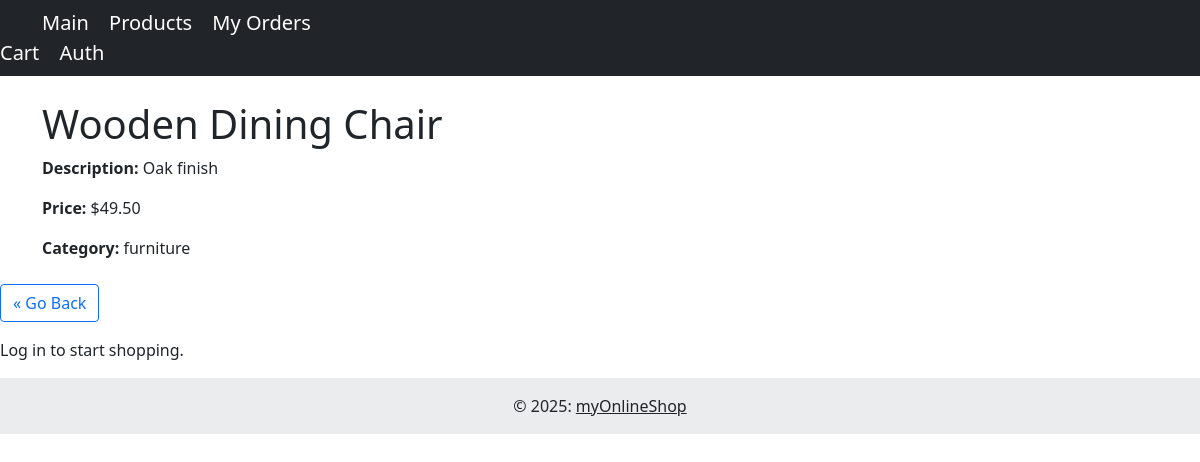
Screenshot of /product?product_id=24 with the database file from the repository.
### tables this page shows
CREATE TABLE `products`
(
    `id`          int(11)        NOT NULL,
    `name`        varchar(30) DEFAULT NULL,
    `category_id` int(11)        NOT NULL,
    `description` text           NOT NULL,
    `price`       decimal(11, 2) NOT NULL
);

CREATE TABLE `categories`
(
    `id`       int(11)     NOT NULL,
    `category` varchar(40) NOT NULL
);

### config/Database.php (called while the page is built, shortened)
<?php
class Database
{
    private static ?mysqli $instance = null;
    public static function db_connect(): mysqli
    {
        if (self::$instance === null) {
            $host = getenv('DB_HOST') ?: '127.0.0.1';
            $user = getenv('DB_USER') ?: 'root';
            $pass = getenv('DB_PASS') ?: '';
            $name = getenv('DB_NAME') ?: 'shop';
            $port = getenv('DB_PORT') ?: 3306;
            self::$instance = new mysqli($host, $user, $pass, $name, $port);
            self::$instance->set_charset("utf8");
        }
        return self::$instance;
    }
    public static function db_fetch_all(string $query, array $params = []): array
    {
        $stmt = self::$instance->prepare($query);
        if (!$stmt->execute()) {
            die("Failed to execute query: " . $stmt->error);
        }
        $stmt_result = $stmt->get_result();
        $result = $stmt_result->fetch_all(MYSQLI_ASSOC);
        return $result;
    }
    public static function db_fetch_single($query, $parameter_type, $parameter)
    {
        $stmt = self::$instance->prepare($query);
        $stmt->bind_param($parameter_type, $parameter);
        if (!$stmt->execute()) {
            die("Failed to execute query: " . $stmt->error);
        }
        $stmt_result = $stmt->get_result();
        $result = $stmt_result->fetch_assoc();
        return $result;
    }
}

### app/pages/product.php (the view, shortened to what this page needs)
<?php
include_once(__DIR__ . "/../templates/index_header.php");
$product_id = $_GET['product_id'];
$product = Database::db_fetch_single("SELECT * FROM products WHERE id = ?", "i", $product_id);
$categories = Database::db_fetch_all("SELECT * FROM categories");
if ($product):
    ?>
    <div class="container mt-4">
        <h1><?= htmlspecialchars($product['name']) ?></h1>
        <p><strong>Description:</strong> <?= htmlspecialchars($product['description']) ?></p>
        <p><strong>Price:</strong> $<?= htmlspecialchars($product['price']) ?></p>
        <p>
            <strong>Category:</strong> <?= htmlspecialchars($categories[$product['category_id'] - 1]["category"] ?? 'Unknown') ?>
        </p>
    </div>
<?php
else:
    echo "<p>Product not found.</p>";
endif;
?>
    <div class="mt-4 d-flex justify-content-start">
        <button onclick="history.back()" class="btn btn-outline-primary">&laquo; Go Back</button>
    </div>
    <div class="mt-3">
        <?php if (isset($_SESSION['user_id'])): { ?>
            <form action="/?action=add_to_cart" method="post" class="d-flex align-items-center gap-2">
                <label>
                    <input type="number" name="quantity" value="1" min="1" class="form-control w-auto" required>
                </label>
                <input type="hidden" name="product_id" value="<?php echo htmlspecialchars($product['id']); ?>">
                <input type="hidden" name="product_name" value="<?php echo htmlspecialchars($product['name']); ?>">
                <input type="hidden" name="product_price" value="<?php echo htmlspecialchars($product['price']); ?>">
                <button type="submit" class="btn btn-outline-success">
                    <i class="bi bi-cart-plus"></i> Add to Cart
                </button>
            </form>
            <?php
        } else : ?>
            <p>Log in to start shopping.</p>
        <?php endif; ?>
    </div>
<?php
include_once(__DIR__ . "/../templates/index_footer.php");
?>

### rows the page displays
products: name "Wooden Dining Chair", description "Oak finish", price "49.50", category.category "furniture"
